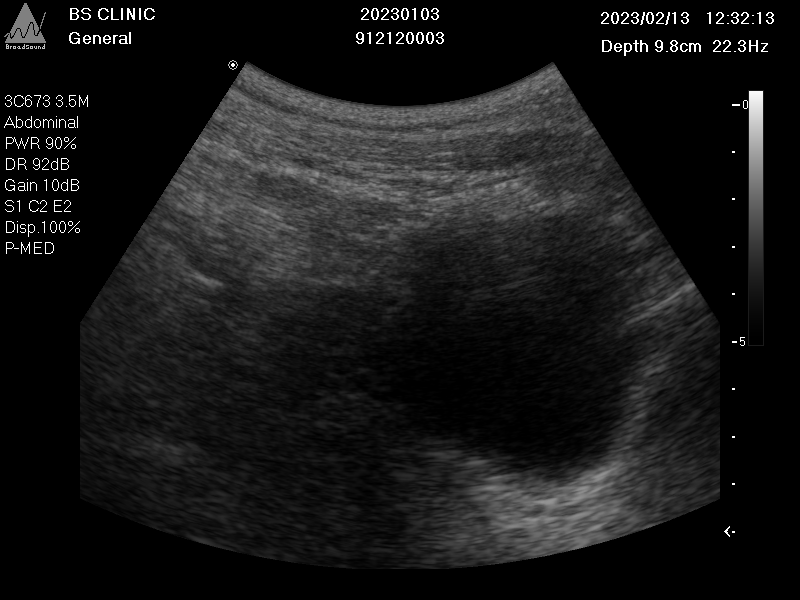
%> input picture PFM_offset(骨盆底肌)/xc.bmp, 800 x 600 px
$ octave PFM_offset_v2.m   (GNU Octave 9; MATLAB toolbox functions it lacks are replaced by stand-ins)
%> lines starting %> are read from the running program, lines starting %| are printed output that depends on the picture; in (x1, y1, x2, y2) boxes, pixels count from 0 and x2, y2 are one past the last pixel; in counts of white or black regions, pixels touching at a corner belong together; the program's own positions count from 1
%Calculate the offset of pelvic floor muscle---------version2
%add the more image processing:  銳化(Edge crispening) & 二值化(Binarization)
clc;%清理命令行窗口
clear all;%清理工作區
close all;

% Load the two images
% path = '.\PFM_offset';
% imgL = imread('PSpelvic_L.jpg');%pelvic floor muscle is loose%
% imgT = imread('PSpelvic_T.jpg');%pelvic floor muscle is tight
imgL = imread('xc.bmp');%pelvic floor muscle is loose
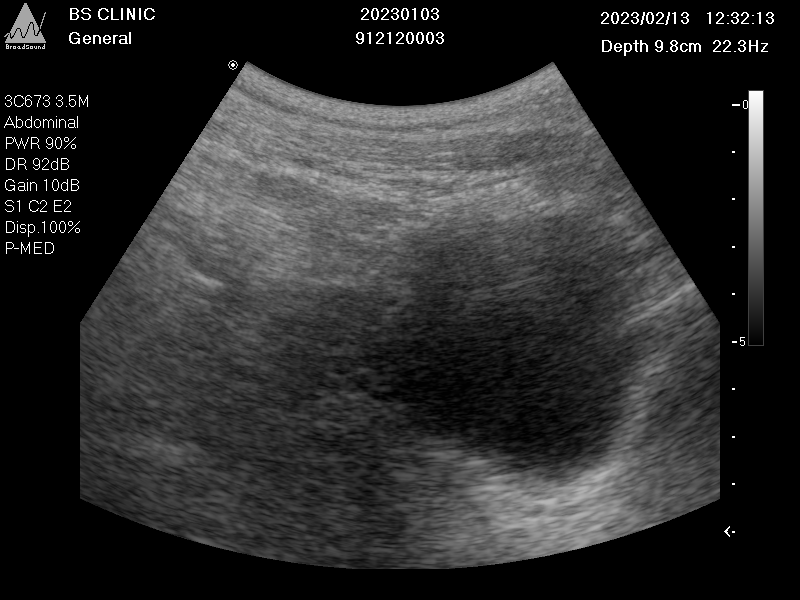
%> imgL: size 600x800 uint8; min 0, max 255, mean 43.1
imgT = imread('xc_t.bmp');%pelvic floor muscle is tight
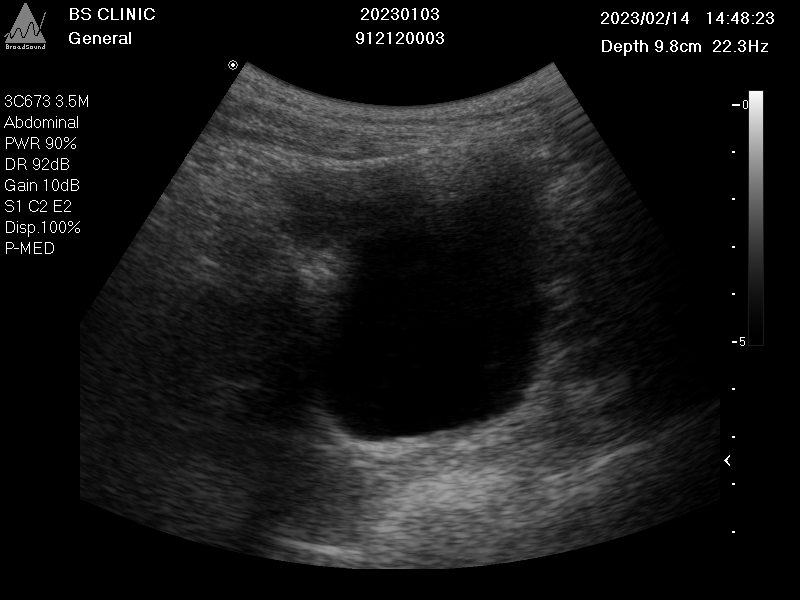
%> input picture PFM_offset(骨盆底肌)/xc_t.bmp, 800 x 600 px
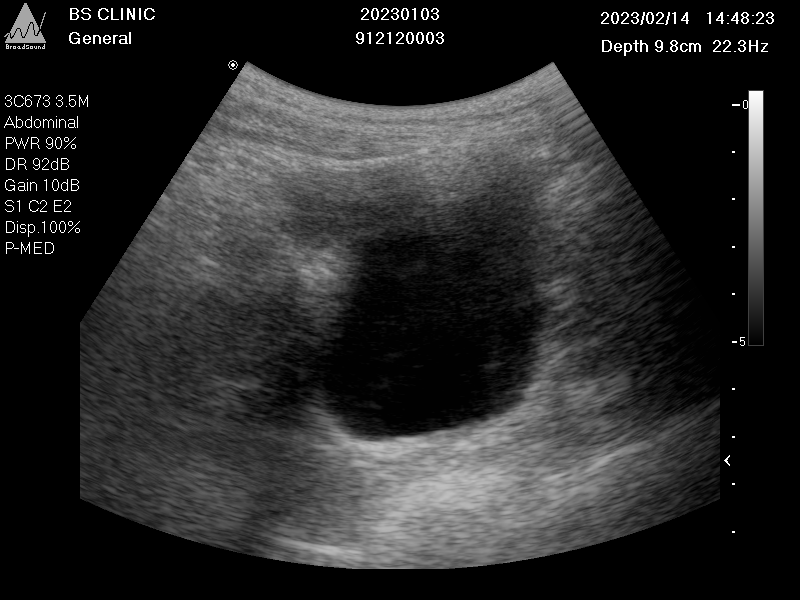
%> imgT: size 600x800 uint8; min 0, max 255, mean 40.1

%search the information about imgL & imgT
% 獲取圖像信息
info = imfinfo('LXin.bmp');
info2 = imfinfo('LXin_t.bmp');
% 輸出圖像信息
fprintf('imgL圖像大小： %d x %d\n', info.Width, info.Height);               %可得到imgL影像pixels
fprintf('imgL每個像素的位深度：%d\n', info.BitDepth);
fprintf('imgL顏色映射信息：%s\n', info.ColorType);
fprintf('--------------------------------------\n');
fprintf('imgT圖像大小： %d x %d\n', info2.Width, info.Height);              %可得到imgT影像pixels
fprintf('imgT每個像素的位深度：%d\n', info2.BitDepth);
fprintf('imgT顏色映射信息：%s\n', info2.ColorType);
fprintf('--------------------------------------\n');
%-----------------------------------------------------------------------------%
pfm_offset_o = figure(1);
%process the image
%(1)  imsharpen()函數對圖像進行銳化
imgL_sharpened = imsharpen(imgL);
subplot(2,2,1);
imshow(imgL_sharpened);
imgT_sharpened = imsharpen(imgL);
subplot(2,2,2);
imshow(imgT_sharpened);
%(2)  im2bw()函數對圖像進行二值化
threshold_L = graythresh(imgL);
%> threshold_L = 0.224
imgL_bw = im2bw(imgL, threshold_L);
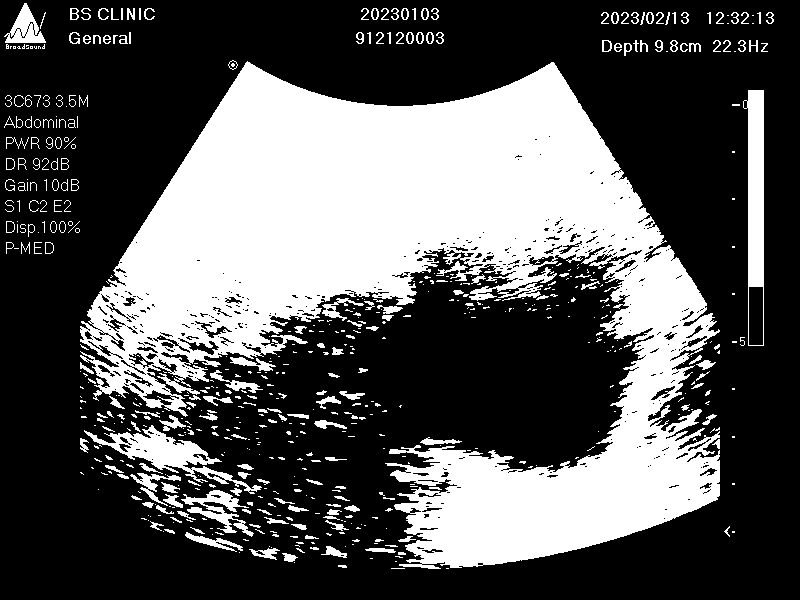
%> imgL_bw: size 600x800 logical; 34.1% white; 622 white regions (398 under 20 px), largest, box (x1, y1, x2, y2) and area: (80, 61, 720, 569) 142563, (743, 90, 764, 346) 3304, (84, 425, 262, 494) 2906
subplot(2,2,3);
imshow(imgL_bw);
threshold_T = graythresh(imgT);
%> threshold_T = 0.239
imgT_bw = im2bw(imgT, threshold_T);
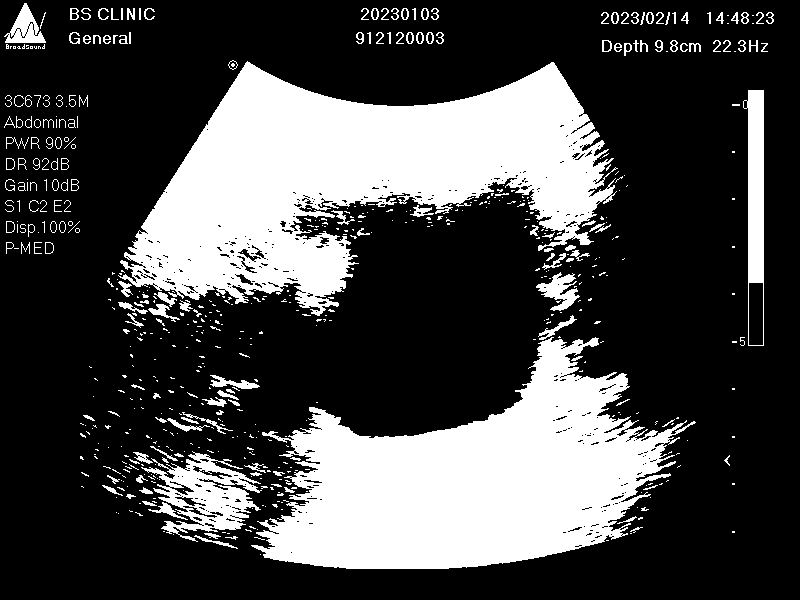
%> imgT_bw: size 600x800 logical; 28.5% white; 617 white regions (433 under 20 px), largest, box (x1, y1, x2, y2) and area: (118, 61, 618, 316) 63282, (251, 337, 696, 569) 53859, (141, 451, 262, 542) 4554
subplot(2,2,4);
imshow(imgT_bw);

pfm_offset = figure(2);
% Find the middle line
[curve, curve_threshold] = edge(imgL, 'Canny');
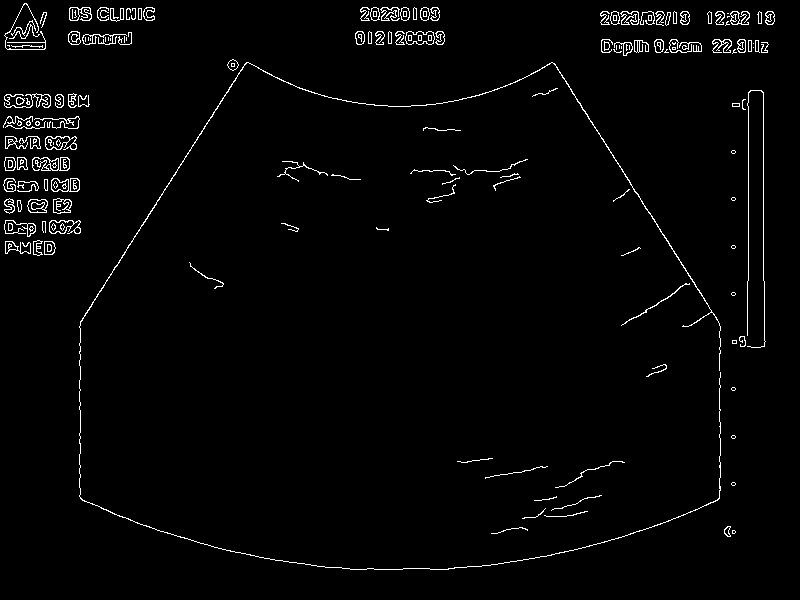
%> curve: size 600x800 logical; 2.2% white in thin lines or dots
%> curve_threshold = [0.0773 0.193]
[y, x] = find(curve);
%> y = 10350 values from 4 to 570; x = 10350 values from 4 to 775
midpoint = [mean(x), mean(y)];
%> midpoint = [352.3 176.7]
% Draw the middle line
imshow(imgL);hold on;
% line([midpoint(1), midpoint(1)], [1, size(imgL,1)], 'Color', 'red');     % line put here will be cover

% Overlay the two images
img_overlay = imfuse(imgL_bw, imgT_bw, 'falsecolor', 'Scaling', 'joint');
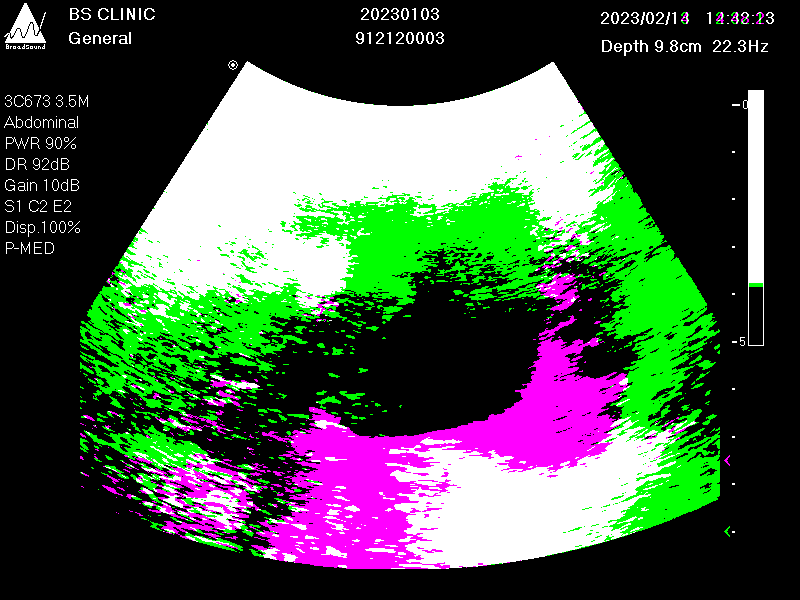
%> img_overlay: size 600x800x3 uint8; mean R, G, B 72.6, 87.1, 72.6
imshow(img_overlay);
% line([midpoint(1), midpoint(1)], [1, size(imgL,1)], 'Color', 'red');

% Mark the target organ position in both images
%> (the run ends here)
